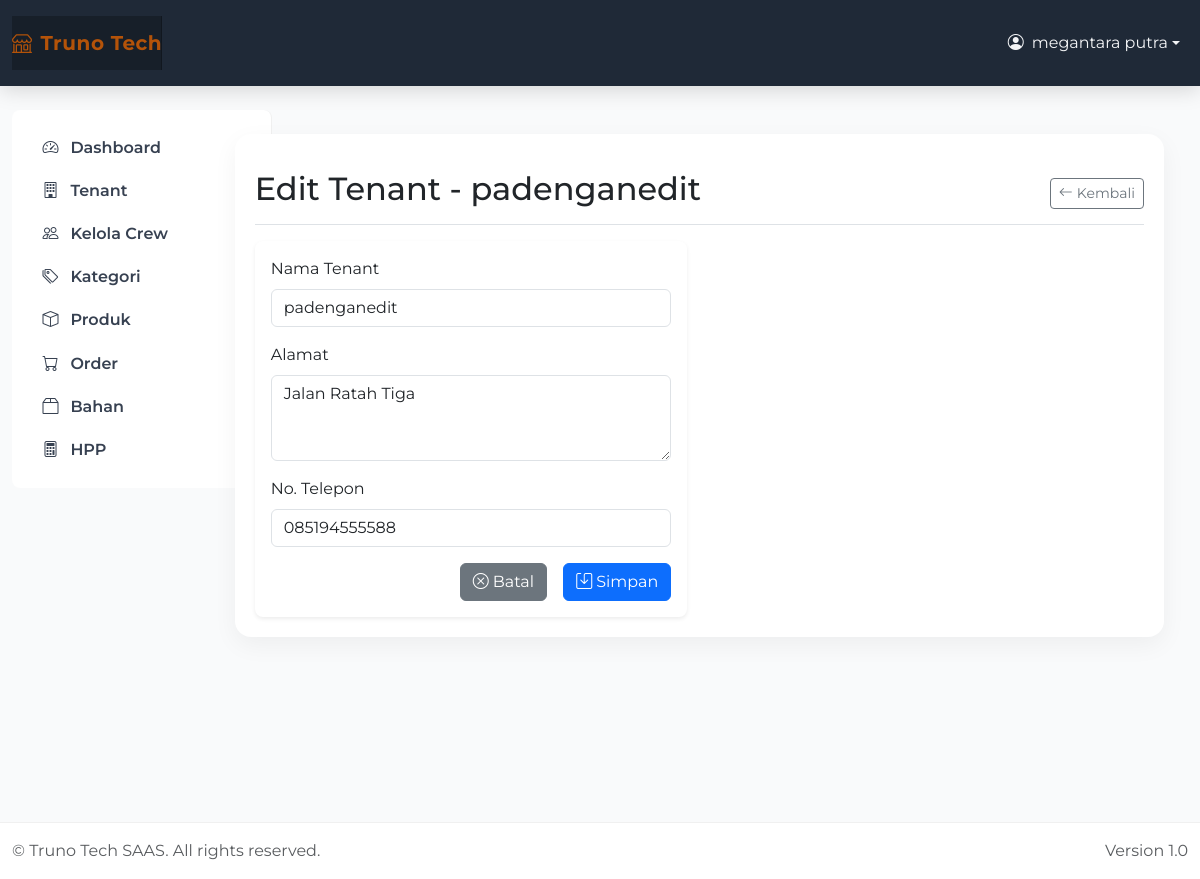
Page /tenants/1/edit/ (signed in) on the committed database.
### apps/tenants/models.py (models this page shows, shortened)
class Tenant(models.Model):
    owner = models.ForeignKey(User, on_delete=models.CASCADE, related_name='tenants')
    name = models.CharField(max_length=200)
    address = models.TextField()
    phone = models.CharField(max_length=15)
    is_active = models.BooleanField(default=True)
    created_at = models.DateTimeField(auto_now_add=True)
    updated_at = models.DateTimeField(auto_now=True)
    class Meta:
        db_table = 'tenants'
        ordering = ['-created_at']

### apps/tenants/views.py (the view)
# urls.py: path('<int:tenant_id>/edit/', views.tenant_edit_view, name='edit'),
@login_required
def tenant_edit_view(request, tenant_id):
    if not check_client_permission(request.user):
        messages.error(request, 'Anda tidak memiliki akses untuk mengelola tenant.')
        return redirect('dashboard:home')
    tenant = get_object_or_404(Tenant, id=tenant_id, owner=request.user)
    if request.method == 'POST':
        form = TenantForm(request.POST, request.FILES, instance=tenant)
        if form.is_valid():
            try:
                form.save()
                messages.success(request, f'Tenant {tenant.name} berhasil diupdate.')
                return redirect('tenants:list')
            except ValidationError as e:
                messages.error(request, e.messages[0] if hasattr(e, 'messages') else str(e))
        else:
            messages.error(request, 'Periksa kembali data yang diisi.')
    else:
        form = TenantForm(instance=tenant)
    return render(request, 'tenants/tenant_form.html', {
        'form': form,
        'title': f'Edit Tenant - {tenant.name}',
        'tenant': tenant
    })

### apps/tenants/forms.py
class TenantForm(forms.ModelForm):
    class Meta:
        model = Tenant
        fields = ['name', 'address', 'phone']
        widgets = {
            'name': forms.TextInput(attrs={'class': 'form-control'}),
            'address': forms.Textarea(attrs={'class': 'form-control', 'rows': 3}),
            'phone': forms.TextInput(attrs={'class': 'form-control'}),
        }
        labels = {
            'name': 'Nama Tenant',
            'address': 'Alamat',
            'phone': 'No. Telepon',
        }

### apps/tenants/views.py (called while the page is built)
def check_client_permission(user):
    return hasattr(user, 'userprofile') and user.userprofile.role == 'client'

### apps/tenants/templates/tenants/tenant_form.html (shortened to what this page needs)
{% extends 'base.html' %}
{% block content %}
<div class="d-flex justify-content-between flex-wrap flex-md-nowrap align-items-center pt-3 pb-2 mb-3 border-bottom">
    <h1 class="h2">{{ title }}</h1>
    <div class="btn-toolbar mb-2 mb-md-0">
        <a href="{% url 'tenants:list' %}" class="btn btn-sm btn-outline-secondary">
            <i class="bi bi-arrow-left me-1"></i>Kembali
        </a>
    </div>
</div>
<div class="row">
    <div class="col-md-6">
        <div class="card">
            <div class="card-body">
                <form method="post">
                    <div class="mb-3">
                        <label class="form-label">{{ form.name.label }}</label>
                        {{ form.name }}
                    </div>
                    <div class="mb-3">
                        <label class="form-label">{{ form.address.label }}</label>
                        {{ form.address }}
                    </div>
                    <div class="mb-3">
                        <label class="form-label">{{ form.phone.label }}</label>
                        {{ form.phone }}
                    </div>
                    <div class="d-grid gap-2 d-md-flex justify-content-md-end">
                        <a href="{% url 'tenants:list' %}" class="btn btn-secondary me-md-2">
                            <i class="bi bi-x-circle me-1"></i>Batal
                        </a>
                        <button type="submit" class="btn btn-primary">
                            <i class="bi bi-save me-1"></i>Simpan
                        </button>
                    </div>
                </form>
            </div>
        </div>
    </div>
</div>
{% endblock %}

### templates/base.html (shortened to what this page needs)
{% load static %}
<!DOCTYPE html>
<html lang="id" data-bs-theme="light">
<head>
  <link href="https://cdn.jsdelivr.net/npm/bootstrap@5.3.3/dist/css/bootstrap.min.css" rel="stylesheet" />
  <link href="https://cdn.jsdelivr.net/npm/bootstrap-icons@1.11.3/font/bootstrap-icons.css" rel="stylesheet" />
  <link rel="stylesheet" href="{% static 'css/custom.css' %}">
</head>
<body class="d-flex flex-column">
{% if user.is_authenticated %}
  <nav class="navbar navbar-expand-lg navbar-dark app-navbar py-3">
    <div class="container-fluid">
      <a class="navbar-brand d-flex align-items-center" href="{% url 'dashboard:home' %}">
        <i class="bi bi-shop me-2"></i>
        Truno Tech
      </a>
      <div class="collapse navbar-collapse" id="topbarNav">
        <ul class="navbar-nav ms-auto">
          <li class="nav-item dropdown">
            <a class="nav-link dropdown-toggle d-flex align-items-center" href="#" role="button" data-bs-toggle="dropdown" aria-expanded="false">
              <i class="bi bi-person-circle me-2"></i>
              {{ user.get_full_name|default:user.username }}
            </a>
          </li>
        </ul>
      </div>
    </div>
  </nav>
  <div class="container-fluid app-shell py-4">
    <div class="row g-3">
      <aside class="col-lg-3 col-xl-2 d-none d-lg-block">
        <div class="app-sidebar rounded-3 p-3">
          <div class="sidebar-inner">
            {% url 'dashboard:home' as dashboard_url %}
            {% url 'accounts:create_client' as create_client_url %}
            {% url 'tenants:list' as tenants_url %}
            {% url 'accounts:create_crew' as create_crew_url %}
            {% url 'products:category_list' as category_url %}
            {% url 'products:list' as products_url %}
            {% url 'orders:list' as orders_url %}
            {% url 'hpp:bahan_list' as bahan_url %}
            {% url 'hpp:list' as hpp_url %}
            <nav class="nav flex-column side-nav">
              <a class="nav-link {% if request.path == dashboard_url %}active{% endif %}" href="{{ dashboard_url }}">
                <i class="bi bi-speedometer2"></i> <span>Dashboard</span>
              </a>
              {% if user.userprofile.role == 'client' %}
                <a class="nav-link {% if request.path == tenants_url %}active{% endif %}" href="{{ tenants_url }}">
                  <i class="bi bi-building"></i> <span>Tenant</span>
                </a>
                <a class="nav-link {% if request.path == create_crew_url %}active{% endif %}" href="{{ create_crew_url }}">
                  <i class="bi bi-people"></i> <span>Kelola Crew</span>
                </a>
              {% endif %}
              {% if user.userprofile.role == 'client' or user.userprofile.role == 'crew' %}
                <a class="nav-link {% if request.path == category_url %}active{% endif %}" href="{{ category_url }}">
                  <i class="bi bi-tags"></i> <span>Kategori</span>
                </a>
                <a class="nav-link {% if request.path == products_url %}active{% endif %}" href="{{ products_url }}">
                  <i class="bi bi-box"></i> <span>Produk</span>
                </a>
                <a class="nav-link {% if request.path == orders_url %}active{% endif %}" href="{{ orders_url }}">
                  <i class="bi bi-cart"></i> <span>Order</span>
                </a>
              {% endif %}
              {% if user.userprofile.role == 'client' %}
                <a class="nav-link {% if request.path == bahan_url %}active{% endif %}" href="{{ bahan_url }}">
                  <i class="bi bi-box2"></i> <span>Bahan</span>
                </a>
                <a class="nav-link {% if request.path == hpp_url %}active{% endif %}" href="{{ hpp_url }}">
                  <i class="bi bi-calculator"></i> <span>HPP</span>
                </a>
              {% endif %}
            </nav>
          </div>
        </div>
      </aside>
      <main class="col-lg-9 col-xl-10">
        <div class="app-main">
          <div class="content-wrapper">
            {% block content %}{% endblock %}
          </div>
        </div>
      </main>
    </div>
  </div>
  <footer class="app-footer mt-auto py-3">
    <div class="container-fluid d-flex justify-content-between align-items-center">
      <span class="text-muted">&copy; {{ now|date:'Y' }} Truno Tech SAAS. All rights reserved.</span>
      <span class="text-muted">Version 1.0</span>
    </div>
  </footer>
{% else %}
  <main class="container py-5">
    {% block login_content %}{% endblock %}
  </main>
{% endif %}
</body>
</html>

### static/css/custom.css (style rules this page uses)
body { font-family: 'Segoe UI', Tahoma, Geneva, Verdana, sans-serif; }
.navbar-brand { padding-top: .75rem; padding-bottom: .75rem; font-size: 1rem; background-color: rgba(0, 0, 0, .25); box-shadow: inset -1px 0 0 rgba(0, 0, 0, .25); }
.card { border: none; border-radius: 0.5rem; box-shadow: 0 0.125rem 0.25rem rgba(0, 0, 0, 0.075); }
.btn { border-radius: 0.375rem; }
.btn-group-sm > .btn, .btn-sm { border-radius: 0.25rem; }

### templates/base.html (style rules this page uses)
:root { --brand: #1f2937; --brand-accent: #b45309; --brand-hover: #d97706; --bg-soft: #f9fafb; --radius: 1rem; }
html, body { height: 100%; }
body { background: var(--bg-soft); font-family: 'Montserrat', sans-serif; }
.app-navbar { background: var(--brand); box-shadow: 0 4px 20px rgba(0,0,0,.15); z-index: 1031; }
.app-navbar .navbar-brand { font-weight: 700; font-size: 1.25rem; letter-spacing: .5px; color: var(--brand-accent)!important; }
.app-navbar .nav-link { color: #f3f4f6; }
.app-shell { min-height: calc(100vh - 64px); }
.app-sidebar { width: 260px; background: #ffffff; border-right: 1px solid rgba(0,0,0,.06); }
.sidebar-inner { position: sticky; top: 1rem; }
.app-main { padding: 1.5rem; }
.content-wrapper { background: #fff; border-radius: var(--radius); box-shadow: 0 8px 24px rgba(0,0,0,.05); padding: 1.25rem; }
.side-nav .nav-link { display:flex; align-items:center; gap:.75rem; color:#374151; font-weight:600; padding:.6rem .9rem; border-radius:.6rem; }
.app-footer { background:#fff; border-top:1px solid rgba(0,0,0,.06); }

### rows in the picture
Tenant: name "padenganedit", address "Jalan Ratah Tiga", phone "085194555588"

### other values in the picture
{{ user.get_full_name|default:user.username }} "megantara putra"
{{ title }} "Edit Tenant - padenganedit"
